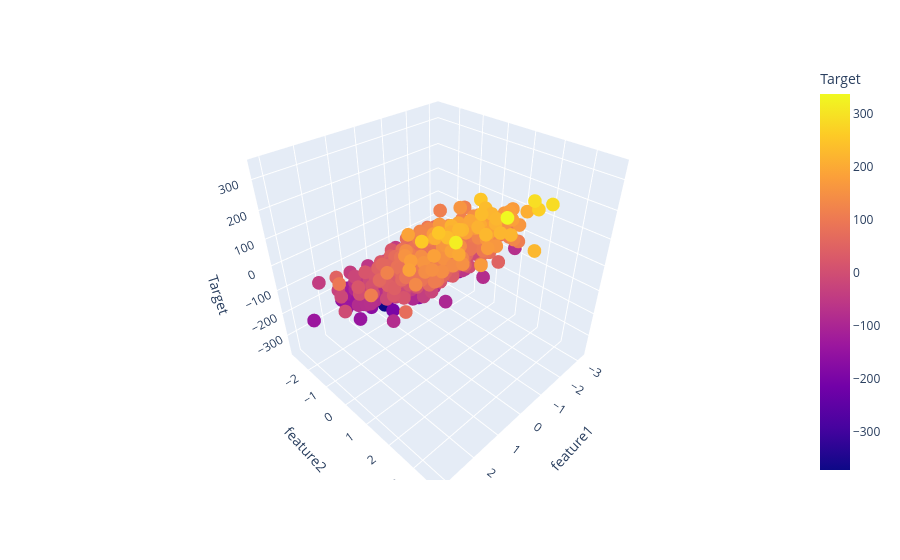

Notebook code cell kept with this figure:
### Code cell
# making a 3d plot
import matplotlib.pyplot as plt
import plotly.express as px

fig = px.scatter_3d(
    df,
    x='feature1',
    y='feature2',
    z='Target',
    color='Target'
)

fig.show()

### Figure 1 — Plotly figure (JSON) as saved in the notebook; plotly's stock layout.template omitted (floating-point values rounded to 4 significant figures; data arrays with more than 128 entries replaced by an {"elided": "..."} marker saying what was removed)
{"data": [{"hovertemplate": "feature1=%{x}<br>feature2=%{y}<br>Target=%{marker.color}<extra></extra>", "legendgroup": "", "marker": {"color": {"elided": "1000 float values"}, "coloraxis": "coloraxis", "symbol": "circle"}, "mode": "markers", "name": "", "scene": "scene", "showlegend": false, "type": "scatter3d", "x": {"elided": "1000 float values"}, "y": {"elided": "1000 float values"}, "z": {"elided": "1000 float values"}}], "layout": {"coloraxis": {"colorbar": {"title": {"text": "Target"}}, "colorscale": [[0, "#0d0887"], [0.1111, "#46039f"], [0.2222, "#7201a8"], [0.3333, "#9c179e"], [0.4444, "#bd3786"], [0.5556, "#d8576b"], [0.6667, "#ed7953"], [0.7778, "#fb9f3a"], [0.8889, "#fdca26"], [1, "#f0f921"]]}, "legend": {"tracegroupgap": 0}, "margin": {"t": 60}, "scene": {"domain": {"x": [0, 1], "y": [0, 1]}, "xaxis": {"title": {"text": "feature1"}}, "yaxis": {"title": {"text": "feature2"}}, "zaxis": {"title": {"text": "Target"}}}}}
